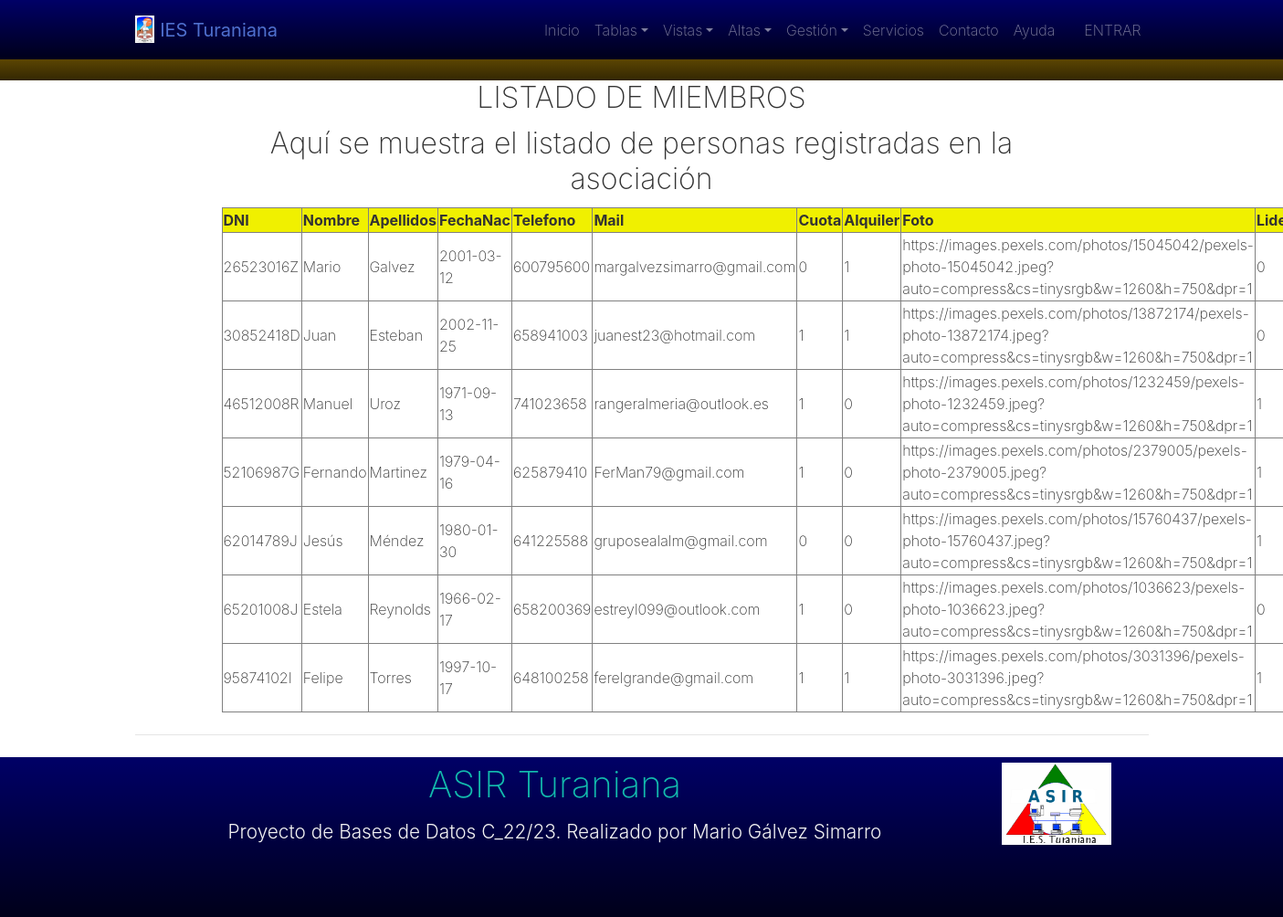
/T-miembros.php, run on the app's committed database.
### tables this page shows
CREATE TABLE `miembro` (
  `DNI` varchar(9) NOT NULL,
  `Nombre` varchar(15) NOT NULL,
  `Apellidos` varchar(45) DEFAULT NULL,
  `FechaNac` date DEFAULT NULL,
  `Telefono` varchar(9) NOT NULL,
  `Mail` varchar(30) NOT NULL,
  `Cuota` tinyint(4) DEFAULT NULL,
  `Alquiler` tinyint(4) DEFAULT NULL,
  `Foto` varchar(250) DEFAULT NULL,
  `Lider` tinyint(4) DEFAULT NULL,
  `CLUB_CIF` varchar(10) NOT NULL
);

### T-miembros.php (the view, shortened to what this page needs)
<?php
	require_once('marcosup.php');
?>
    <div class="section">
      <div class="container">
        <div class="row text-center">
		   <div class="text-center mx-auto col-10">
			<h2> LISTADO DE MIEMBROS</h2>
		   </div>
		</div>
		<div class="row text-center">
			<div class="text-center mx-auto col-10">
				<center>
			<h2>Aquí se muestra el listado de personas registradas en la asociación</h2>
            <?php
            $tabla="miembro";
            $sentencia="select * from $tabla";
            echo "<table border='1'>";
            $cabeceras=mysqli_query($c,"SHOW FIELDS FROM $tabla");
            echo "<tr bgcolor='#f0f000'>";
            while ($cab=mysqli_fetch_row($cabeceras)){
				echo "<th>$cab[0]</th>";
			}
            echo "</tr>";
            $resultado=mysqli_query($c,$sentencia);
            while ($registro = mysqli_fetch_row($resultado)){
				echo "<tr>";
				$i=0;
				foreach ($registro as $fila){
					echo "<td> $registro[$i]</td>";
					$i++;
				}
				echo "</tr>";
			}
            echo "</table>";
            ?>
            </center>
          </div>
        </div>
          <div class="row text-center">
		   <div class="col">
			<hr>
		   </div>
		</div>
      </div>
    </div>
<?php
	require_once('marcoinf.php');
?>

### data on the page
miembro: DNI "26523016Z", Nombre "Mario", Apellidos "Galvez", FechaNac "2001-03-12", Telefono "600795600", Mail "margalvezsimarro@gmail.com", Cuota "0", Alquiler "1", Foto "https://images.pexels.com/photos/15045042/pexels-photo-15045042.jpeg?auto=compress&cs=tinysrgb&w=1260&h=750&dpr=1", Lider "0"
miembro: DNI "30852418D", Nombre "Juan", Apellidos "Esteban", FechaNac "2002-11-25", Telefono "658941003", Mail "juanest23@hotmail.com", Cuota "1", Alquiler "1", Foto "https://images.pexels.com/photos/13872174/pexels-photo-13872174.jpeg?auto=compress&cs=tinysrgb&w=1260&h=750&dpr=1", Lider "0"
miembro: DNI "46512008R", Nombre "Manuel", Apellidos "Uroz", FechaNac "1971-09-13", Telefono "741023658", Mail "rangeralmeria@outlook.es", Cuota "1", Alquiler "0", Foto "https://images.pexels.com/photos/1232459/pexels-photo-1232459.jpeg?auto=compress&cs=tinysrgb&w=1260&h=750&dpr=1", Lider "1"
miembro: DNI "52106987G", Nombre "Fernando", Apellidos "Martinez", FechaNac "1979-04-16", Telefono "625879410", Mail "FerMan79@gmail.com", Cuota "1", Alquiler "0", Foto "https://images.pexels.com/photos/2379005/pexels-photo-2379005.jpeg?auto=compress&cs=tinysrgb&w=1260&h=750&dpr=1", Lider "1"
miembro: DNI "62014789J", Nombre "Jesús", Apellidos "Méndez", FechaNac "1980-01-30", Telefono "641225588", Mail "gruposealalm@gmail.com", Cuota "0", Alquiler "0", Foto "https://images.pexels.com/photos/15760437/pexels-photo-15760437.jpeg?auto=compress&cs=tinysrgb&w=1260&h=750&dpr=1", Lider "1"
miembro: DNI "65201008J", Nombre "Estela", Apellidos "Reynolds", FechaNac "1966-02-17", Telefono "658200369", Mail "estreyl099@outlook.com", Cuota "1", Alquiler "0", Foto "https://images.pexels.com/photos/1036623/pexels-photo-1036623.jpeg?auto=compress&cs=tinysrgb&w=1260&h=750&dpr=1", Lider "0"
miembro: DNI "95874102I", Nombre "Felipe", Apellidos "Torres", FechaNac "1997-10-17", Telefono "648100258", Mail "ferelgrande@gmail.com", Cuota "1", Alquiler "1", Foto "https://images.pexels.com/photos/3031396/pexels-photo-3031396.jpeg?auto=compress&cs=tinysrgb&w=1260&h=750&dpr=1", Lider "1"

### other printed values
$cab[0] "DNI"
$cab[0] "Nombre"
$cab[0] "Apellidos"
$cab[0] "FechaNac"
$cab[0] "Telefono"
$cab[0] "Mail"
$cab[0] "Cuota"
$cab[0] "Alquiler"
$cab[0] "Foto"
